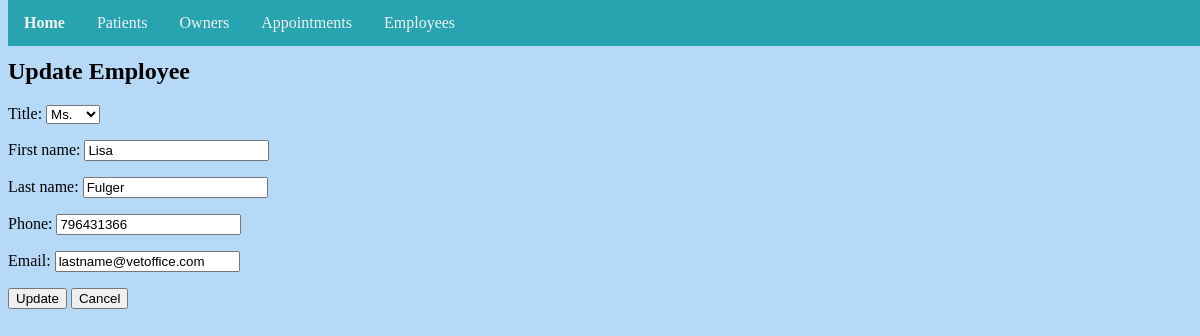
/employee/3/update/, run on an earlier commit of the app's database.
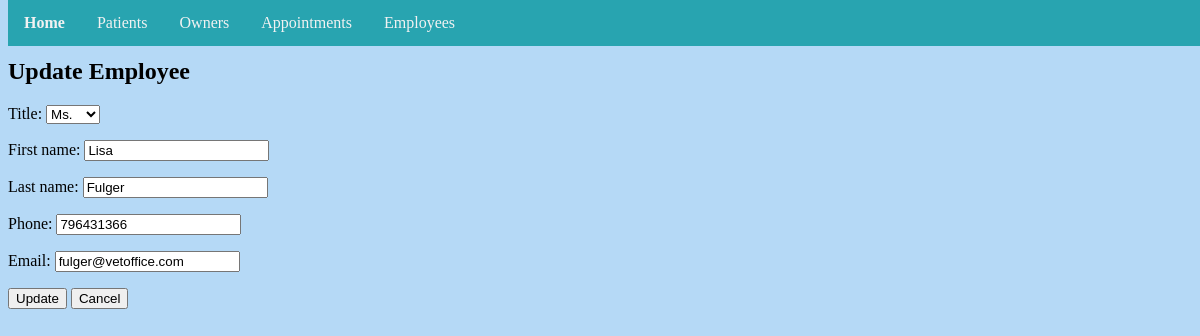
And on a later commit of the database.
### employee/models.py (models this page shows, shortened)
class Employee(models.Model):
    TITLE_CHOICE = [
        ('MR.', 'Mr.'),
        ('MISS.', 'Miss.'),
        ('MS.', 'Ms.'),
        ('MRS.', 'Mrs.'),
        ('DR.', 'Dr.'),
    ]
    first_name = models.CharField(max_length=200)
    last_name = models.CharField(max_length=200)
    title = models.CharField(max_length=5, choices=TITLE_CHOICE, default='Dr.')
    phone = models.IntegerField()
    email = models.CharField(max_length=200)

### employee/views.py (the view)
# urls.py: path('<pk>/update/', views.EmployeeUpdate.as_view(), name='employeeupdate'),
class EmployeeUpdate(UpdateView):
    model = Employee
    template_name = 'employee_update_form.html'
    form_class = EmployeeForm
    success_url = reverse_lazy('employee:employeelist')

### employee/forms.py
class EmployeeForm(ModelForm):
    class Meta:
        model = Employee
        fields = ['title', 'first_name', 'last_name', 'phone', 'email']

### templates/employee_update_form.html (shortened to what this page needs)
{% extends './base.html' %}
{% block content %}
<h2>Update Employee</h2>
<form method="post">
  <div>
    {{ form.as_p }}
    <input type="submit" value="Update" />
    <button onclick="window.history.back();" class="btn btn-default" type="button">Cancel</button>
  </div>
</form>
{% endblock %}

What changed in the data, as far as the page shows it:
changed Employee "Ms.": email "lastname@vetoffice.com" → "fulger@vetoffice.com"
